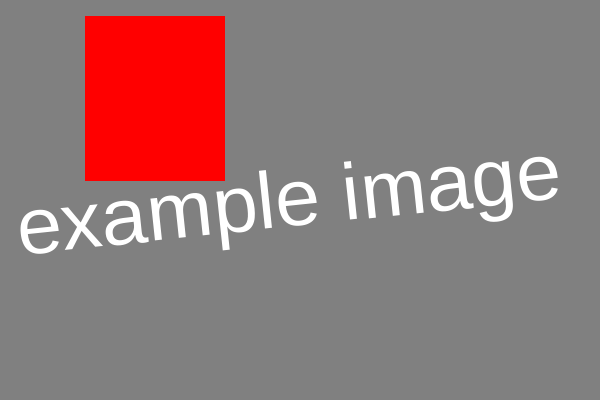
#> input picture opencv_extract_rectangle_area_image_api/tests/assets/example_image_invalid_format.jpeg, 600 x 400 px
$ python -i extract_red_rectangle.py   (imports and definitions only)
#> lines starting #> are read from the running program, lines starting #| are printed output that depends on the picture; after the words box and inside, x2 and y2 are one past the last pixel; in counts of white or black regions, pixels touching at a corner belong together
import cv2
import numpy as np


def extract_red_rectangle(image_path: str) -> dict[str, int]:
    image = cv2.imread(image_path)
#> image is the input picture: shape (400, 600, 3); mean B, G, R 120.6, 120.6, 145.1
    image_rgb = cv2.cvtColor(image, cv2.COLOR_BGR2RGB)

    image_hsv = cv2.cvtColor(image_rgb, cv2.COLOR_RGB2HSV)
#> image_hsv: shape (400, 600, 3); mean H, S, V 0, 24.5, 145.1

    # Define the red range

    lower_red1 = np.array([0, 100, 100], dtype=np.uint8)
    upper_red1 = np.array([10, 255, 255], dtype=np.uint8)

    lower_red2 = np.array([160, 100, 100], dtype=np.uint8)
    upper_red2 = np.array([180, 255, 255], dtype=np.uint8)

    # Combine all red ranges
    mask1 = cv2.inRange(image_hsv, lower_red1, upper_red1)
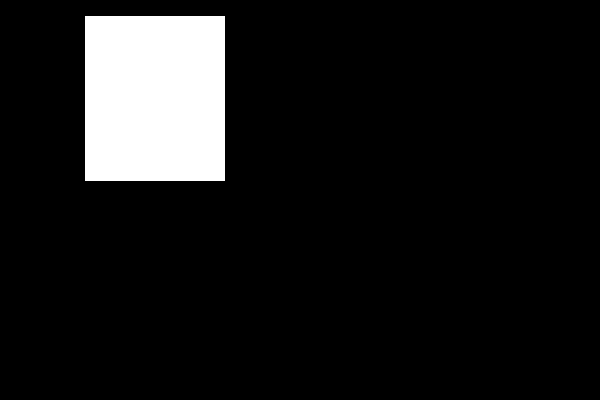
#> mask1: shape (400, 600); 9.6% white; 1 white region, box (x1, y1, x2, y2) and area: (85, 16, 225, 181) 23100
    mask2 = cv2.inRange(image_hsv, lower_red2, upper_red2)
#> mask2: shape (400, 600); every value is 0
    mask = cv2.bitwise_or(mask1, mask2)

    # Apply a morphology filter to upgrade the detection
    kernel = np.ones((5, 5), np.uint8)
    mask = cv2.morphologyEx(mask, cv2.MORPH_CLOSE, kernel)

    contours, _ = cv2.findContours(mask, cv2.RETR_EXTERNAL, cv2.CHAIN_APPROX_SIMPLE)
#> contours = [[[85, 16], [85, 180], [224, 180], [224, 16]]]

    if contours:
        max_contour = max(contours, key=cv2.contourArea)
#> max_contour = [[85, 16], [85, 180], [224, 180], [224, 16]]
        x, y, w, h = cv2.boundingRect(max_contour)
#> x = 85; y = 16; w = 140; h = 165
        return {"x": x, "y": y, "w": w, "h": h}

    else:
        raise Exception("Red rectangle not found")

>>> result = extract_red_rectangle('../tests/assets/example_image_invalid_format.jpeg')
#> result = {'x': 85, 'y': 16, 'w': 140, 'h': 165}
